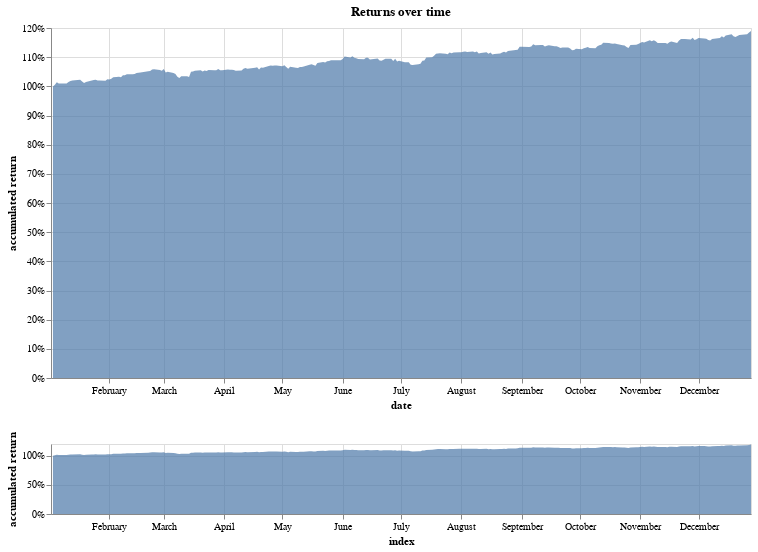

Notebook code for this chart:
### Markdown cell above
Pass the balance dataframe to 
the functions `returns_chart`, `returns_histogram` and `monthly_returns_heatmap` for better visualization.

### Code cell
returns_chart(bt.balance)

### Figure 1 — Vega-Lite specification as saved in the notebook (floating-point values rounded to 4 significant figures; data arrays with more than 128 entries replaced by an {"elided": "..."} marker saying what was removed)
{"$schema": "https://vega.github.io/schema/vega-lite/v3.4.0.json", "config": {"mark": {"tooltip": null}, "view": {"height": 300, "width": 400}}, "data": {"name": "data-effbc6b40464ea5ee63eff1279e81e2e"}, "datasets": {"data-effbc6b40464ea5ee63eff1279e81e2e": {"elided": "251 records"}}, "vconcat": [{"height": 350, "layer": [{"encoding": {"opacity": {"value": 0}, "x": {"field": "index", "type": "temporal"}}, "mark": "point", "selection": {"selector002": {"empty": "none", "fields": ["index"], "nearest": true, "on": "mouseover", "type": "single"}}}, {"encoding": {"opacity": {"condition": {"selection": "selector002", "value": 1}, "value": 0}, "x": {"field": "index", "type": "temporal"}, "y": {"axis": {"format": "%"}, "field": "accumulated return", "type": "quantitative"}}, "mark": "point"}, {"encoding": {"text": {"condition": {"field": "accumulated return", "format": ".2%", "selection": "selector002", "type": "quantitative"}, "value": " "}, "x": {"field": "index", "type": "temporal"}, "y": {"axis": {"format": "%"}, "field": "accumulated return", "type": "quantitative"}}, "mark": {"align": "left", "dx": 5, "dy": -5, "type": "text"}}, {"encoding": {"x": {"axis": {"title": "date"}, "field": "index", "scale": {"domain": {"selection": "selector001"}}, "type": "temporal"}, "y": {"axis": {"format": "%"}, "field": "accumulated return", "type": "quantitative"}}, "mark": {"opacity": 0.7, "type": "area"}}], "title": "Returns over time", "width": 700}, {"encoding": {"x": {"field": "index", "type": "temporal"}, "y": {"axis": {"format": "%"}, "field": "accumulated return", "type": "quantitative"}}, "height": 70, "mark": {"opacity": 0.7, "type": "area"}, "selection": {"selector001": {"encodings": ["x"], "type": "interval"}}, "width": 700}]}
